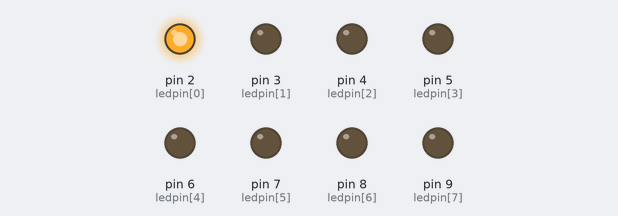
Bench run of a sketch on a simulated Arduino Uno, built with avr-gcc and run on an emulated ATmega328P. Shown: output pins drawn as LEDs (lit = HIGH).

Above: at 0.2 s.
At 1.2 s:
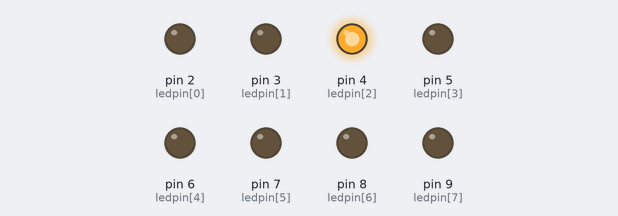
At 1.7 s:
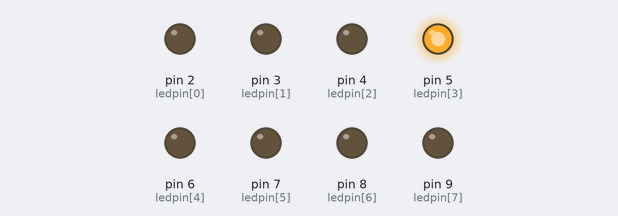
At 2.2 s:
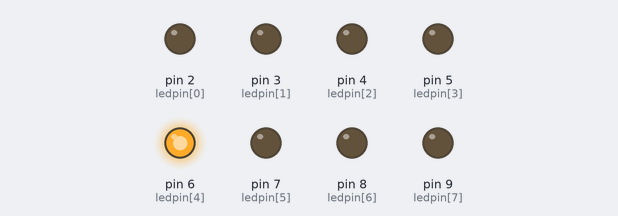
At 3.2 s:
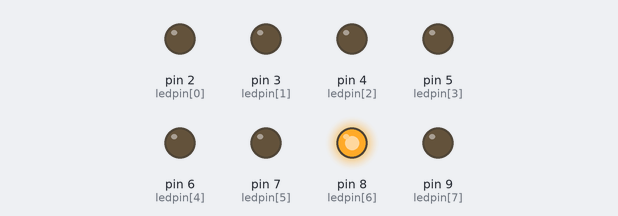
At 4.7 s:
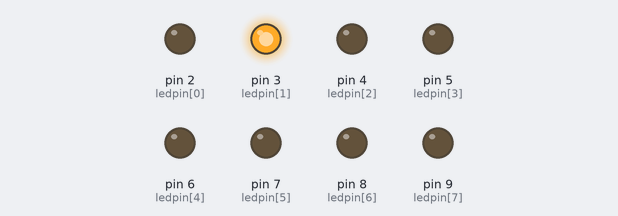
Timing chart, 0 to 5.2 s (numbered marks = the images above):
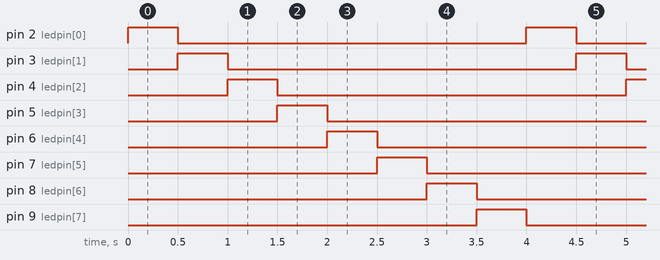

Measured:
- by itself, pin 2 (ledpin[0]), pin 3 (ledpin[1]), pin 4 (ledpin[2]), pin 5 (ledpin[3]), pin 6 (ledpin[4]), pin 7 (ledpin[5]), pin 8 (ledpin[6]), pin 9 (ledpin[7]): alternates HIGH for 0.50 s and LOW for 3.5 s
- by itself, everything shown: repeats every 4.0 s, in 9 steps

The sketch:

za.shiri-3.ino
```cpp
int ledpin[] = {2, 3, 4, 5, 6, 7, 8, 9};//ledpin connected to digital pin 2,3,4,5,6,7,8,9
void setup() {
  // put your setup code here, to run once:
  for (int i = 2; i < 10; i++) {
    pinMode(i, OUTPUT);//sets the digital pin as output
  }
}

void loop() {
   // put your main code here, to run repeatedly:
  for (int i = 0; i < 8; i++) {
    digitalWrite(ledpin[i], HIGH);//turns the ledpin[i] on
    delay(500);//waits for 0/5 second
    digitalWrite(ledpin[i], LOW);//turns the ledpin[i] off
  }
}
```
